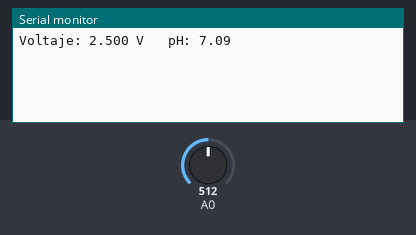
A sketch run on a simulated Arduino Uno, built with avr-gcc and run on an emulated ATmega328P. Shown: the last lines printed to the serial monitor. Inputs (shaded band) come from the test bench; at power-on: A0 = 512.

Above: at 1.2 s.
1.3 s: A0 set to 716
At 2.4 s:
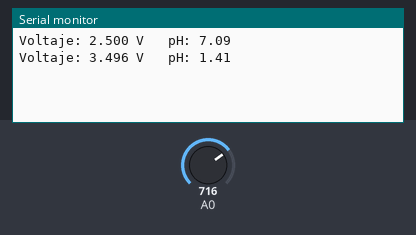
2.8 s: A0 set to 900
At 3.4 s:
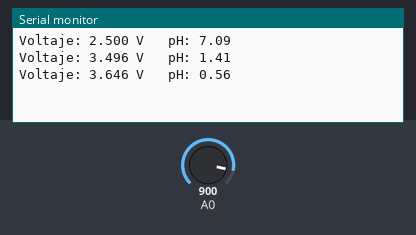
Timing chart, 0 to 5.8 s (numbered marks = the images above; inputs shaded):
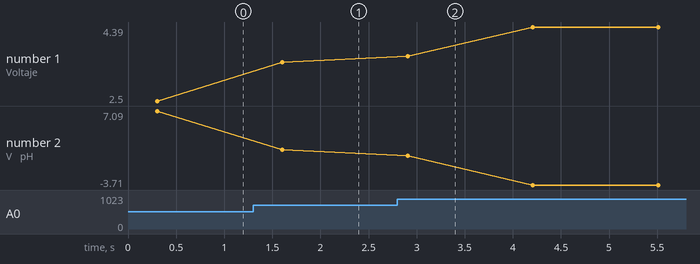

The sketch:

toma-de-ph1.ino
```cpp
/*
 * Medidor de pH – TODOMICRO
 *
 * Con este programa vas a poder trabajar con el módulo medidor de pH.
 * Recuerda instalar las librerías Wire.h y LiquidCrystal_I2C.h
 *
 * Todomicro, la tecnología en tus manos.
 */
float calibration_value = 21.34;
unsigned long int avgval;
int buffer_arr[10], temp;

void setup() {
  Serial.begin(9600);
}

void loop() {
  for (int i = 0; i < 10; i++) {
    buffer_arr[i] = analogRead(A0);
    delay(30);
  }

  // Ordenamiento para filtrar ruido
  for (int i = 0; i < 9; i++) {
    for (int j = i + 1; j < 10; j++) {
      if (buffer_arr[i] > buffer_arr[j]) {
        temp = buffer_arr[i];
        buffer_arr[i] = buffer_arr[j];
        buffer_arr[j] = temp;
      }
    }
  }

  avgval = 0;
  for (int i = 2; i < 8; i++) {
    avgval += buffer_arr[i];
  }

  float volt = (float)avgval * 5.0 / 1024.0 / 6.0;
  float ph_act = -5.70 * volt + calibration_value;

  Serial.print("Voltaje: ");
  Serial.print(volt, 3);
  Serial.print(" V   pH: ");
  Serial.println(ph_act, 2);

  delay(1000);
}
```

Measured:
- after the input at 1.3 s, the serial monitor: prints a new line after 0.30 s (image 1)
- after the input at 2.8 s, the serial monitor: prints a new line after 0.11 s (image 2)
- plotted number 1: 2.5 → 3.5 after the input at 1.3 s, 3.5 → 4.39 after the input at 2.8 s
- plotted number 2: 7.09 → 1.41 after the input at 1.3 s, 1.41 → -3.71 after the input at 2.8 s
